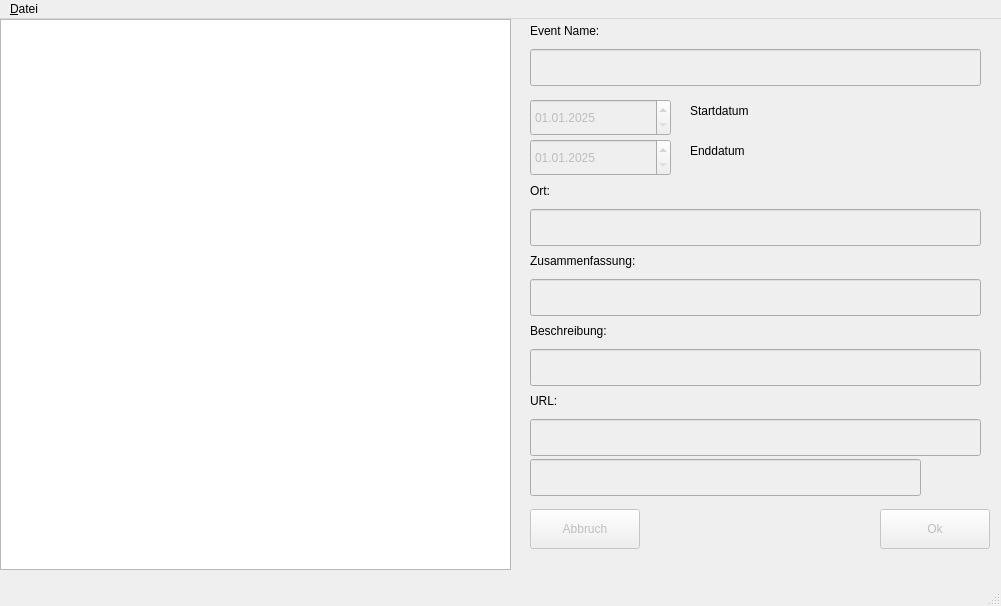
<?xml version="1.0" encoding="UTF-8"?>
<ui version="4.0">
 <class>MainWindow</class>
 <widget class="QMainWindow" name="MainWindow">
  <property name="geometry">
   <rect>
    <x>0</x>
    <y>0</y>
    <width>1001</width>
    <height>606</height>
   </rect>
  </property>
  <property name="windowTitle">
   <string>MainWindow</string>
  </property>
  <widget class="QWidget" name="centralwidget">
   <widget class="QPlainTextEdit" name="plainTextEdit">
    <property name="geometry">
     <rect>
      <x>0</x>
      <y>0</y>
      <width>511</width>
      <height>551</height>
     </rect>
    </property>
    <property name="readOnly">
     <bool>true</bool>
    </property>
   </widget>
   <widget class="QLineEdit" name="nameEdit">
    <property name="enabled">
     <bool>false</bool>
    </property>
    <property name="geometry">
     <rect>
      <x>530</x>
      <y>30</y>
      <width>451</width>
      <height>37</height>
     </rect>
    </property>
    <property name="toolTip">
     <string>Event Name</string>
    </property>
   </widget>
   <widget class="QDateEdit" name="startEdit">
    <property name="enabled">
     <bool>false</bool>
    </property>
    <property name="geometry">
     <rect>
      <x>530</x>
      <y>80</y>
      <width>141</width>
      <height>37</height>
     </rect>
    </property>
    <property name="toolTip">
     <string>Start Datum</string>
    </property>
    <property name="displayFormat">
     <string>dd.MM.yyyy</string>
    </property>
    <property name="date">
     <date>
      <year>2025</year>
      <month>1</month>
      <day>1</day>
     </date>
    </property>
   </widget>
   <widget class="QDateEdit" name="endEdit">
    <property name="enabled">
     <bool>false</bool>
    </property>
    <property name="geometry">
     <rect>
      <x>530</x>
      <y>120</y>
      <width>141</width>
      <height>37</height>
     </rect>
    </property>
    <property name="toolTip">
     <string>End Datum</string>
    </property>
    <property name="displayFormat">
     <string>dd.MM.yyyy</string>
    </property>
    <property name="date">
     <date>
      <year>2025</year>
      <month>1</month>
      <day>1</day>
     </date>
    </property>
   </widget>
   <widget class="QLineEdit" name="sumEdit">
    <property name="enabled">
     <bool>false</bool>
    </property>
    <property name="geometry">
     <rect>
      <x>530</x>
      <y>260</y>
      <width>451</width>
      <height>37</height>
     </rect>
    </property>
    <property name="toolTip">
     <string>Zusammenfassung</string>
    </property>
   </widget>
   <widget class="QLineEdit" name="descEdit">
    <property name="enabled">
     <bool>false</bool>
    </property>
    <property name="geometry">
     <rect>
      <x>530</x>
      <y>330</y>
      <width>451</width>
      <height>37</height>
     </rect>
    </property>
    <property name="toolTip">
     <string>Beschreibung</string>
    </property>
   </widget>
   <widget class="QLineEdit" name="urlEdit">
    <property name="enabled">
     <bool>false</bool>
    </property>
    <property name="geometry">
     <rect>
      <x>530</x>
      <y>400</y>
      <width>451</width>
      <height>37</height>
     </rect>
    </property>
    <property name="toolTip">
     <string>URL (Link)</string>
    </property>
   </widget>
   <widget class="QLineEdit" name="geoEdit">
    <property name="enabled">
     <bool>false</bool>
    </property>
    <property name="geometry">
     <rect>
      <x>530</x>
      <y>440</y>
      <width>391</width>
      <height>37</height>
     </rect>
    </property>
    <property name="toolTip">
     <string>Geo Koordinaten (Breite, Länge)</string>
    </property>
   </widget>
   <widget class="QPushButton" name="okButton">
    <property name="enabled">
     <bool>false</bool>
    </property>
    <property name="geometry">
     <rect>
      <x>880</x>
      <y>490</y>
      <width>110</width>
      <height>40</height>
     </rect>
    </property>
    <property name="text">
     <string>Ok</string>
    </property>
   </widget>
   <widget class="QPushButton" name="cancelButton">
    <property name="enabled">
     <bool>false</bool>
    </property>
    <property name="geometry">
     <rect>
      <x>530</x>
      <y>490</y>
      <width>110</width>
      <height>40</height>
     </rect>
    </property>
    <property name="text">
     <string>Abbruch</string>
    </property>
   </widget>
   <widget class="QLineEdit" name="locEdit">
    <property name="enabled">
     <bool>false</bool>
    </property>
    <property name="geometry">
     <rect>
      <x>530</x>
      <y>190</y>
      <width>451</width>
      <height>37</height>
     </rect>
    </property>
    <property name="toolTip">
     <string>Location</string>
    </property>
   </widget>
   <widget class="QLabel" name="NameLabel">
    <property name="geometry">
     <rect>
      <x>530</x>
      <y>0</y>
      <width>111</width>
      <height>24</height>
     </rect>
    </property>
    <property name="text">
     <string>Event Name:</string>
    </property>
   </widget>
   <widget class="QLabel" name="StartLabel">
    <property name="geometry">
     <rect>
      <x>690</x>
      <y>80</y>
      <width>101</width>
      <height>24</height>
     </rect>
    </property>
    <property name="text">
     <string>Startdatum</string>
    </property>
   </widget>
   <widget class="QLabel" name="EndLabel">
    <property name="geometry">
     <rect>
      <x>690</x>
      <y>120</y>
      <width>101</width>
      <height>24</height>
     </rect>
    </property>
    <property name="text">
     <string>Enddatum</string>
    </property>
   </widget>
   <widget class="QLabel" name="LocLabel">
    <property name="geometry">
     <rect>
      <x>530</x>
      <y>160</y>
      <width>76</width>
      <height>24</height>
     </rect>
    </property>
    <property name="text">
     <string>Ort:</string>
    </property>
   </widget>
   <widget class="QLabel" name="SumLabel">
    <property name="geometry">
     <rect>
      <x>530</x>
      <y>230</y>
      <width>181</width>
      <height>24</height>
     </rect>
    </property>
    <property name="text">
     <string>Zusammenfassung:</string>
    </property>
   </widget>
   <widget class="QLabel" name="DescLabel">
    <property name="geometry">
     <rect>
      <x>530</x>
      <y>300</y>
      <width>141</width>
      <height>24</height>
     </rect>
    </property>
    <property name="text">
     <string>Beschreibung:</string>
    </property>
   </widget>
   <widget class="QLabel" name="UrlLabel">
    <property name="geometry">
     <rect>
      <x>530</x>
      <y>370</y>
      <width>76</width>
      <height>24</height>
     </rect>
    </property>
    <property name="text">
     <string>URL:</string>
    </property>
   </widget>
  </widget>
  <widget class="QMenuBar" name="menubar">
   <property name="geometry">
    <rect>
     <x>0</x>
     <y>0</y>
     <width>1001</width>
     <height>36</height>
    </rect>
   </property>
   <widget class="QMenu" name="menuDatei">
    <property name="title">
     <string>&amp;Datei</string>
    </property>
    <addaction name="actionNeu"/>
    <addaction name="actionOpen"/>
    <addaction name="actionBeenden"/>
    <addaction name="actionSpeichern"/>
    <addaction name="actionSpeichern_unter"/>
   </widget>
   <addaction name="menuDatei"/>
  </widget>
  <widget class="QStatusBar" name="statusbar"/>
  <action name="actionNeu">
   <property name="text">
    <string>Neu</string>
   </property>
   <property name="shortcut">
    <string>Ctrl+N</string>
   </property>
  </action>
  <action name="actionOpen">
   <property name="text">
    <string>Öffnen</string>
   </property>
   <property name="shortcut">
    <string>Ctrl+O</string>
   </property>
  </action>
  <action name="actionBeenden">
   <property name="text">
    <string>Beenden</string>
   </property>
   <property name="shortcut">
    <string>Alt+X</string>
   </property>
  </action>
  <action name="actionSpeichern">
   <property name="text">
    <string>Speichern</string>
   </property>
   <property name="shortcut">
    <string>Ctrl+S</string>
   </property>
  </action>
  <action name="actionSpeichern_unter">
   <property name="text">
    <string>Speichern unter</string>
   </property>
   <property name="shortcut">
    <string>Ctrl+A</string>
   </property>
  </action>
 </widget>
 <resources/>
 <connections/>
</ui>
